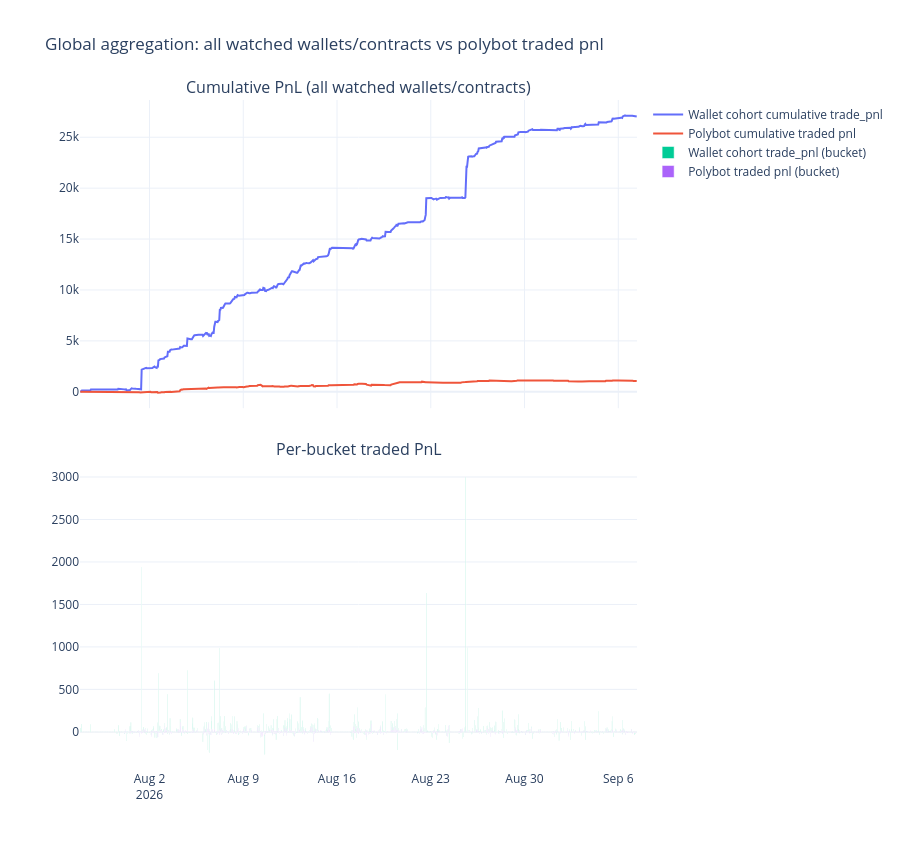

Write notebook code for a chart like this one.
### Code cell
fig_global = make_subplots(
    rows=2, cols=1, shared_xaxes=True, vertical_spacing=0.08,
    subplot_titles=('Cumulative PnL (all watched wallets/contracts)', 'Per-bucket traded PnL')
)

fig_global.add_trace(
    go.Scatter(x=agg.index, y=agg['wallet_cum_trade_pnl'], mode='lines', name='Wallet cohort cumulative trade_pnl'),
    row=1, col=1
)
fig_global.add_trace(
    go.Scatter(x=agg.index, y=agg['polybot_cum_trade_pnl'], mode='lines', name='Polybot cumulative traded pnl'),
    row=1, col=1
)

fig_global.add_trace(
    go.Bar(x=agg.index, y=agg['wallet_trade_pnl'], name='Wallet cohort trade_pnl (bucket)'),
    row=2, col=1
)
fig_global.add_trace(
    go.Bar(x=agg.index, y=agg['polybot_trade_pnl'], name='Polybot traded pnl (bucket)'),
    row=2, col=1
)

fig_global.update_layout(
    height=850, template='plotly_white',
    title='Global aggregation: all watched wallets/contracts vs polybot traded pnl',
    barmode='group',
)
fig_global.show()

### Figure 1 — Plotly figure (JSON) as saved in the notebook; plotly's stock layout.template omitted (floating-point values rounded to 4 significant figures; data arrays with more than 128 entries replaced by an {"elided": "..."} marker saying what was removed)
{"data": [{"mode": "lines", "name": "Wallet cohort cumulative trade_pnl", "type": "scatter", "x": {"elided": "998 str values"}, "xaxis": "x", "y": {"elided": "998 float values"}, "yaxis": "y"}, {"mode": "lines", "name": "Polybot cumulative traded pnl", "type": "scatter", "x": {"elided": "998 str values"}, "xaxis": "x", "y": {"elided": "998 float values"}, "yaxis": "y"}, {"name": "Wallet cohort trade_pnl (bucket)", "type": "bar", "x": {"elided": "998 str values"}, "xaxis": "x2", "y": {"elided": "998 float values"}, "yaxis": "y2"}, {"name": "Polybot traded pnl (bucket)", "type": "bar", "x": {"elided": "998 str values"}, "xaxis": "x2", "y": {"elided": "998 float values"}, "yaxis": "y2"}], "layout": {"annotations": [{"font": {"size": 16}, "showarrow": false, "text": "Cumulative PnL (all watched wallets/contracts)", "x": 0.5, "xanchor": "center", "xref": "paper", "y": 1, "yanchor": "bottom", "yref": "paper"}, {"font": {"size": 16}, "showarrow": false, "text": "Per-bucket traded PnL", "x": 0.5, "xanchor": "center", "xref": "paper", "y": 0.46, "yanchor": "bottom", "yref": "paper"}], "barmode": "group", "height": 850, "title": {"text": "Global aggregation: all watched wallets/contracts vs polybot traded pnl"}, "xaxis": {"anchor": "y", "domain": [0, 1], "matches": "x2", "showticklabels": false}, "xaxis2": {"anchor": "y2", "domain": [0, 1]}, "yaxis": {"anchor": "x", "domain": [0.54, 1]}, "yaxis2": {"anchor": "x2", "domain": [0, 0.46]}}}
